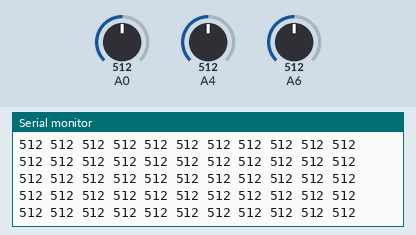
The sketch below on a simulated Arduino Uno, built with avr-gcc and run on an emulated ATmega328P. Parts: the last lines printed to the serial monitor. The inputs (shaded band) are chosen by the test bench; at power-on: A0 = 512, A4 = 512, A6 = 512.

Above: at 1.2 s.
1.3 s: A0 set to 108
At 1.41 s:
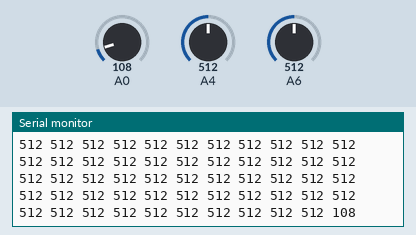
4.3 s: A0 set to 90
At 4.32 s:
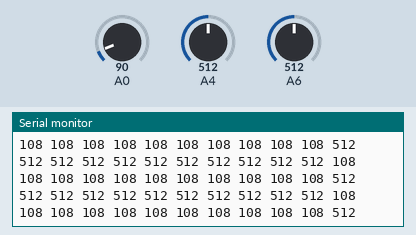
Timing chart, 0 to 7.3 s (numbered marks = the images above; inputs shaded):
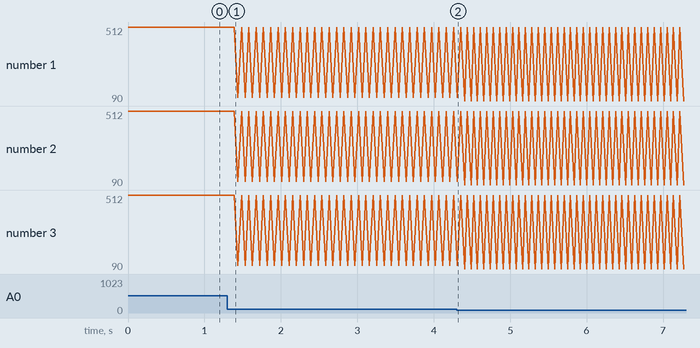

Measured:
- after the input at 1.3 s, the serial monitor: prints a new line after 0.09 s (image 1)
- plotted number 1: 512 → 90 after the input at 4.3 s
- plotted number 2: 512 → 90 after the input at 4.3 s
- plotted number 3: 512 → 90 after the input at 4.3 s

The sketch:

Mux.ino
```cpp
#include <Mux.h>


Mux a;
int Sig[10];

void setup() {
  Serial.begin(9600);

}

void loop() {
  a.setSignatures(Sig);
  for(int i=0;i<=10;i++){
    Serial.print(Sig[i]);
    Serial.print(" ");
  }
  Serial.println();

}
```
